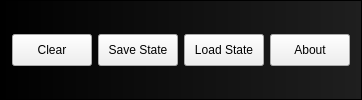
    <widget class="QFrame" name="frame_8">
     <property name="styleSheet">
      <string notr="true">QFrame {
background-color: qlineargradient(spread:pad, x1:0, y1:0, x2:1, y2:0, stop:0 rgba(0, 0, 0, 255), stop:1 rgba(31, 31, 31, 255));
}</string>
     </property>
     <property name="frameShape">
      <enum>QFrame::StyledPanel</enum>
     </property>
     <property name="frameShadow">
      <enum>QFrame::Raised</enum>
     </property>
     <layout class="QHBoxLayout" name="horizontalLayout_8">
      <item>
       <widget class="QPushButton" name="clearPushButton">
        <property name="minimumSize">
         <size>
          <width>0</width>
          <height>32</height>
         </size>
        </property>
        <property name="maximumSize">
         <size>
          <width>16777215</width>
          <height>32</height>
         </size>
        </property>
        <property name="text">
         <string>Clear</string>
        </property>
       </widget>
      </item>
      <item>
       <widget class="QPushButton" name="saveStatePushButton">
        <property name="minimumSize">
         <size>
          <width>0</width>
          <height>32</height>
         </size>
        </property>
        <property name="maximumSize">
         <size>
          <width>16777215</width>
          <height>32</height>
         </size>
        </property>
        <property name="text">
         <string>Save State</string>
        </property>
       </widget>
      </item>
      <item>
       <widget class="QPushButton" name="loadStatePushButton">
        <property name="minimumSize">
         <size>
          <width>0</width>
          <height>32</height>
         </size>
        </property>
        <property name="maximumSize">
         <size>
          <width>16777215</width>
          <height>32</height>
         </size>
        </property>
        <property name="text">
         <string>Load State</string>
        </property>
       </widget>
      </item>
      <item>
       <widget class="QPushButton" name="aboutPushButton">
        <property name="minimumSize">
         <size>
          <width>0</width>
          <height>32</height>
         </size>
        </property>
        <property name="maximumSize">
         <size>
          <width>16777215</width>
          <height>32</height>
         </size>
        </property>
        <property name="text">
         <string>About</string>
        </property>
       </widget>
      </item>
     </layout>
    </widget>
